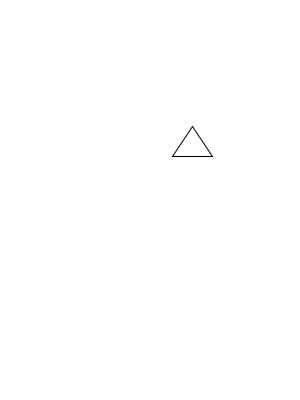
Frame 1 (no input)
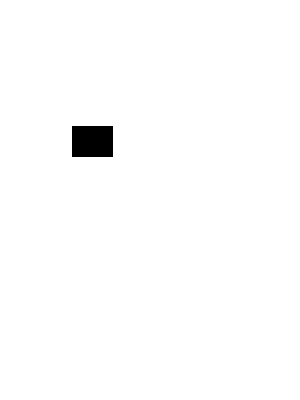
Frame 60 (the mouse pressed at the canvas centre just before this capture)
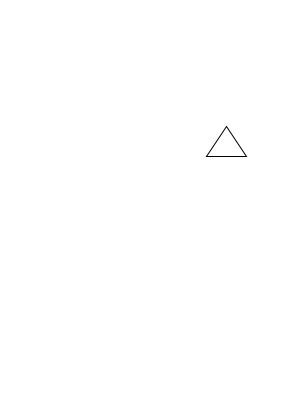
Frame 120 (the mouse held since frame 60 and released just before this capture)

The Processing sketch that drew these frames (run headless with seeded random() and noise(); from frame 60 on, the mouse is pressed at the canvas centre):

// Processing sketch: lc1_2014w_4
// ── lc1_2014w_4.pde
Flugobjekt fo;

void setup() {
    size(300, 400);
    fo = new Flugobjekt();
    println(fo.x, fo.y);
}

void draw() {
    background(255);
    fo.bewege();
    fo.zeichne();
    
}
// ── Flugobjekt.pde
class Flugobjekt {

    float x;
    float y;
    float xSpeed;
    boolean shocked;

    float w;
    float h;

    color col;

    Flugobjekt() {
        this.w = 40;
        this.h = 30;
        this.x = random(width - this.w);
        this.y = random(this.h, height);
        this.xSpeed = random(5);
        this.shocked = false;
        this.col = color(255);
    }

    void bewege() {

        this.x += this.xSpeed;

        if (this.x + this.w >= width || this.x <= 0) {
            this.xSpeed = -this.xSpeed;
            this.shocked = !this.shocked;
            this.swapColor();
        }
    }

    void zeichne() {
        fill(this.col);
        if (!shocked) {
            triangle(this.x, this.y + this.h, this.x + this.w/2, this.y, this.x + this.w, this.y + this.h);
        } else {
            rect(this.x, this.y, this.w, this.h);
        }
    }

    void swapColor() {
        if (this.col == color(255)) {
            this.col = color(0);
        } else {
            this.col = color(255);
        }
    }
    
}
